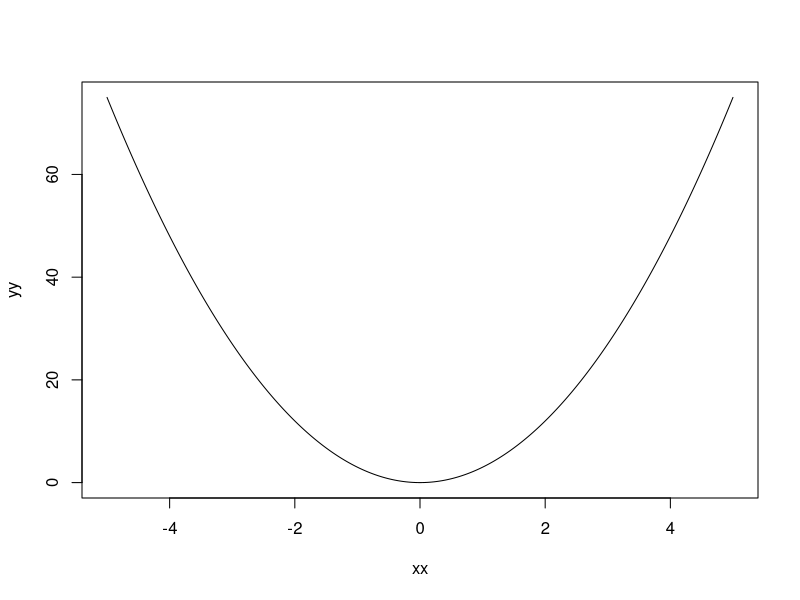
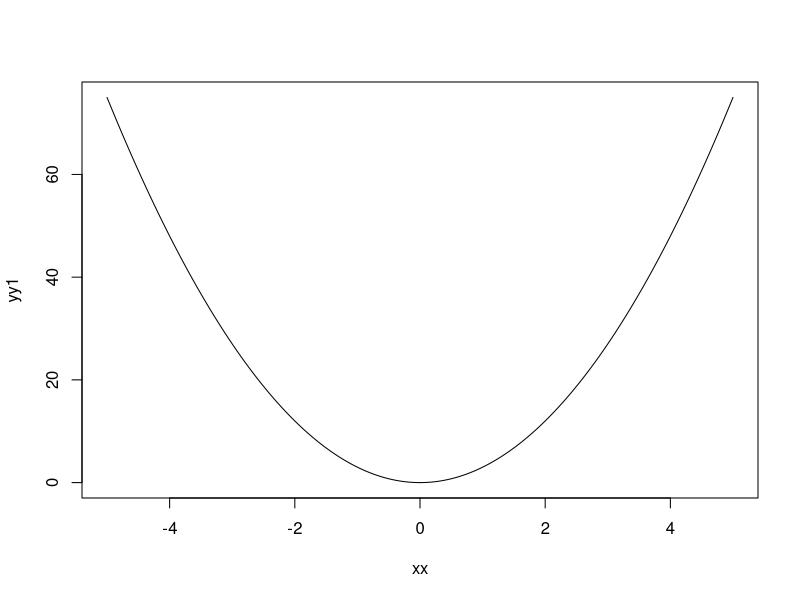
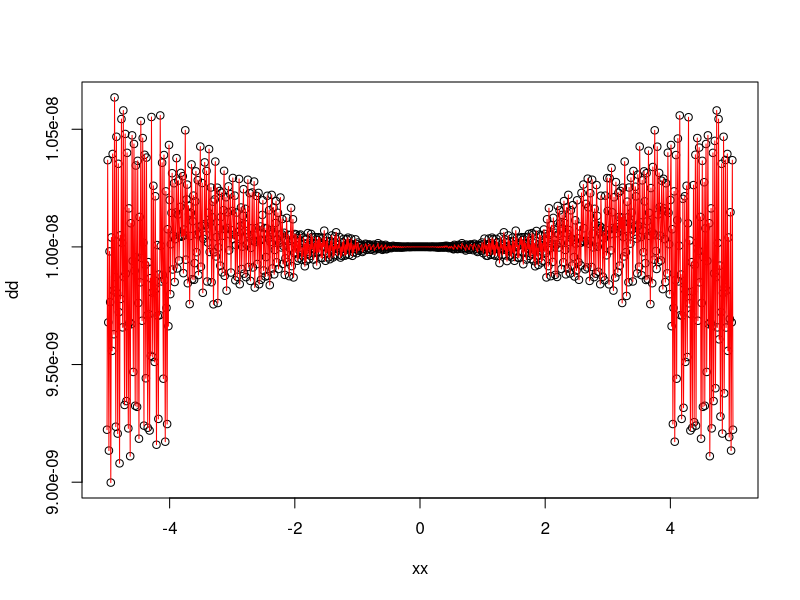

Generate these figures, in order, with R:
# Numerical derivatives

f = function(x){
  x^3
}

df = function(f, x ,del = 10^-4)
{
  
  out = (f(x+del) - f(x-del))/ (2*del)
  return(out)
}

x = 3
df(f, x)

xx = seq(-5, 5, by = 0.01)
yy = df(f,xx)

plot(xx, yy, type='l')

library(numDeriv)


# Comparison of both
f = function(x){
  x^3
}

df = function(f, x ,del = 10^-4)
{
  
  out = (f(x+del) - f(x-del))/ (2*del)
  return(out)
}

yy = df(f,xx)
xx = seq(-5, 5, by = 0.01)
yy1 = grad(f, xx)
plot(xx, yy1, type='l')


dd = yy - yy1
plot(xx,dd)
lines(xx,dd,col='red')
mean(abs(dd))
max(dd)
min(dd)
#all the differences are positive


#First order derivative
# f:R^n -> R
#dnf - calculates a numerical derivative of a function f:R^n ->R in a point x.

f = function(x){
  sum(x^2)
}

x = 3
f(x)

x = c(2,3)
f(x)

x = c(1,2,3,4,5)
f(x)

dnf = function(f,x,t = 10^-4){
  g = c()
 n = length(x)
 
 for (i in 1:n){
   ei = rep(0,n)
   ei[i] = 1
   g[i] = (f(x+t*ei) - f(x-t*ei))/(2*t)
}
return(g)
}

x=3
dnf(f,x)

x = c(1,2,3)
dnf(f,x)
grad(f,x)
